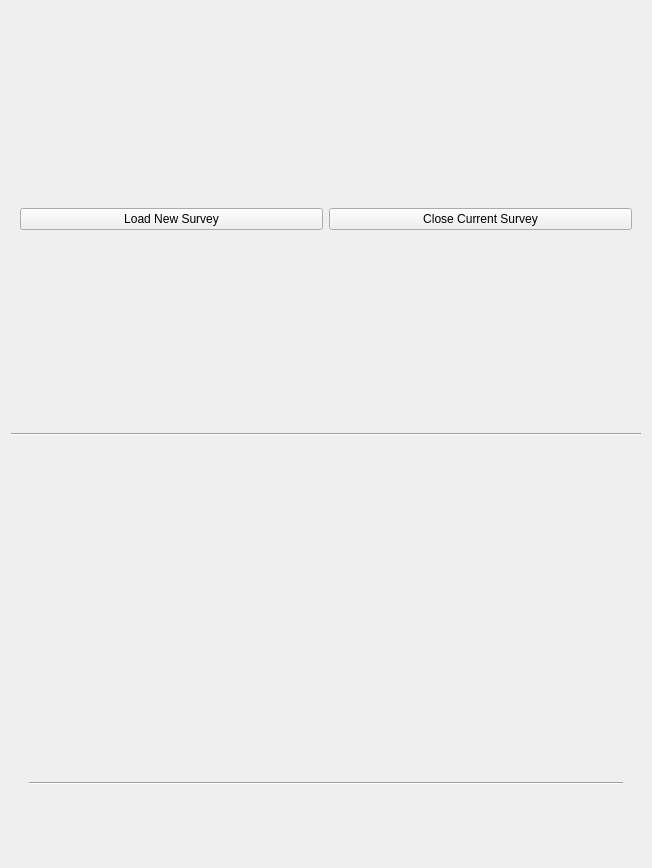
<?xml version="1.0" encoding="UTF-8"?>
<ui version="4.0">
 <class>SurveyLoader</class>
 <widget class="qMRMLWidget" name="SurveyLoader">
  <property name="geometry">
   <rect>
    <x>0</x>
    <y>0</y>
    <width>652</width>
    <height>868</height>
   </rect>
  </property>
  <layout class="QVBoxLayout" name="verticalLayout_2">
  <item>
    <widget class="QWidget">
        <layout class="QHBoxLayout">
          <item>
            <widget class="QPushButton" name="loadSurveyButton">
              <property name="text">
                <string>Load New Survey</string>
              </property>
            </widget>
          </item>
          <item>
            <widget class="QPushButton" name="closeSurveyButton">
              <property name="text">
                <string>Close Current Survey</string>
              </property>
            </widget>
          </item>
        </layout>
    </widget>
  </item>
   <item>
    <widget class="Line">
     <property name="orientation">
      <enum>Qt::Horizontal</enum>
     </property>
    </widget>
   </item>
   <item>
        <widget class="QWidget" name="surveyContainer">
            <layout class="QVBoxLayout">
              <item>
                <widget class="QWidget" name="surveyQuestionsContainer">
                    <layout class="QVBoxLayout"/>
                </widget>
              </item>
              <item>
                    <widget class="QWidget" name="surveyNavigationsContainer">
                        <layout class="QHBoxLayout"/>
                    </widget>
              </item>
              <item>
                    <widget class="QWidget" name="surveyFooterContainer">
                        <layout class="QVBoxLayout">
                          <item>
                            <widget class="Line">
                              <property name="orientation">
                                <enum>Qt::Horizontal</enum>
                              </property>
                            </widget>
                          </item>
                        </layout>
                    </widget>
              </item>
            </layout>
        </widget>
   </item>
  </layout>
 </widget>
 <customwidgets>
  <customwidget>
   <class>qMRMLWidget</class>
   <extends>QWidget</extends>
   <header>qMRMLWidget.h</header>
   <container>1</container>
  </customwidget>
 </customwidgets>
 <resources/>
 <connections>
  <connection>
   <sender>loadSurveyButton</sender>
   <signal>clicked()</signal>
   <receiver>SurveyLoader</receiver>
   <slot>update()</slot>
   <hints>
    <hint type="sourcelabel">
     <x>139</x>
     <y>44</y>
    </hint>
    <hint type="destinationlabel">
     <x>139</x>
     <y>142</y>
    </hint>
   </hints>
  </connection>
 </connections>
 <buttongroups>
  <buttongroup name="buttonGroup"/>
  <buttongroup name="buttonGroup_2"/>
  <buttongroup name="buttonGroup_3"/>
 </buttongroups>
</ui>
